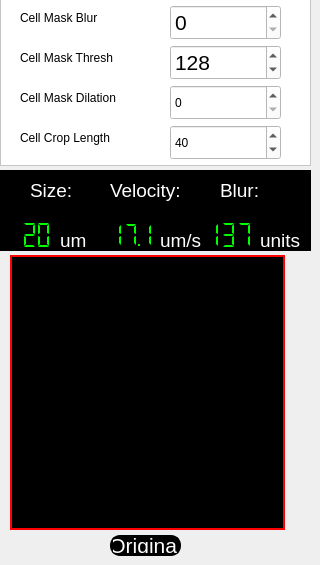
     <widget class="QWidget" name="tab_2">
      <attribute name="title">
       <string>Cell</string>
      </attribute>
      <widget class="QFrame" name="robotparamsframe_3">
       <property name="geometry">
        <rect>
         <x>0</x>
         <y>170</y>
         <width>311</width>
         <height>81</height>
        </rect>
       </property>
       <property name="styleSheet">
        <string notr="true"> color: rgb(255, 255, 255);
 background-color: rgb(0, 0, 0);
font-size: 14pt; font: Arial;</string>
       </property>
       <property name="frameShape">
        <enum>QFrame::StyledPanel</enum>
       </property>
       <property name="frameShadow">
        <enum>QFrame::Raised</enum>
       </property>
       <widget class="QLabel" name="robotsizelabel_3">
        <property name="geometry">
         <rect>
          <x>30</x>
          <y>10</y>
          <width>51</width>
          <height>20</height>
         </rect>
        </property>
        <property name="maximumSize">
         <size>
          <width>300</width>
          <height>50</height>
         </size>
        </property>
        <property name="text">
         <string>Size:   </string>
        </property>
       </widget>
       <widget class="QLabel" name="robotvelocitylabel_3">
        <property name="geometry">
         <rect>
          <x>110</x>
          <y>10</y>
          <width>81</width>
          <height>21</height>
         </rect>
        </property>
        <property name="maximumSize">
         <size>
          <width>300</width>
          <height>50</height>
         </size>
        </property>
        <property name="text">
         <string>Velocity: </string>
        </property>
       </widget>
       <widget class="QLabel" name="robotblurlabel_3">
        <property name="geometry">
         <rect>
          <x>220</x>
          <y>10</y>
          <width>51</width>
          <height>20</height>
         </rect>
        </property>
        <property name="maximumSize">
         <size>
          <width>16777215</width>
          <height>50</height>
         </size>
        </property>
        <property name="styleSheet">
         <string notr="true"/>
        </property>
        <property name="text">
         <string>Blur:</string>
        </property>
       </widget>
       <widget class="QLCDNumber" name="blurlcdnum_3">
        <property name="geometry">
         <rect>
          <x>200</x>
          <y>50</y>
          <width>61</width>
          <height>30</height>
         </rect>
        </property>
        <property name="styleSheet">
         <string notr="true">background-color: rgb(0,0,0); 
color: rgb(0,255,0);</string>
        </property>
        <property name="lineWidth">
         <number>0</number>
        </property>
        <property name="midLineWidth">
         <number>0</number>
        </property>
        <property name="smallDecimalPoint">
         <bool>true</bool>
        </property>
        <property name="digitCount">
         <number>3</number>
        </property>
        <property name="mode">
         <enum>QLCDNumber::Dec</enum>
        </property>
        <property name="segmentStyle">
         <enum>QLCDNumber::Flat</enum>
        </property>
        <property name="value" stdset="0">
         <double>137.000000000000000</double>
        </property>
       </widget>
       <widget class="QLabel" name="robotvelocityunitslabel_3">
        <property name="geometry">
         <rect>
          <x>160</x>
          <y>60</y>
          <width>41</width>
          <height>20</height>
         </rect>
        </property>
        <property name="maximumSize">
         <size>
          <width>300</width>
          <height>50</height>
         </size>
        </property>
        <property name="text">
         <string>um/s</string>
        </property>
       </widget>
       <widget class="QLabel" name="robotblurunitslabe_3">
        <property name="geometry">
         <rect>
          <x>260</x>
          <y>60</y>
          <width>41</width>
          <height>20</height>
         </rect>
        </property>
        <property name="maximumSize">
         <size>
          <width>300</width>
          <height>50</height>
         </size>
        </property>
        <property name="text">
         <string>units</string>
        </property>
       </widget>
       <widget class="QLCDNumber" name="sizelcdnum_3">
        <property name="geometry">
         <rect>
          <x>0</x>
          <y>50</y>
          <width>61</width>
          <height>30</height>
         </rect>
        </property>
        <property name="styleSheet">
         <string notr="true">background-color: rgb(0,0,0); 
color: rgb(0,255,0);</string>
        </property>
        <property name="lineWidth">
         <number>0</number>
        </property>
        <property name="midLineWidth">
         <number>0</number>
        </property>
        <property name="smallDecimalPoint">
         <bool>false</bool>
        </property>
        <property name="digitCount">
         <number>3</number>
        </property>
        <property name="mode">
         <enum>QLCDNumber::Dec</enum>
        </property>
        <property name="segmentStyle">
         <enum>QLCDNumber::Flat</enum>
        </property>
        <property name="value" stdset="0">
         <double>20.000000000000000</double>
        </property>
       </widget>
       <widget class="QLCDNumber" name="vellcdnum_3">
        <property name="geometry">
         <rect>
          <x>90</x>
          <y>50</y>
          <width>71</width>
          <height>30</height>
         </rect>
        </property>
        <property name="styleSheet">
         <string notr="true">background-color: rgb(0,0,0); 
color: rgb(0,255,0);</string>
        </property>
        <property name="lineWidth">
         <number>0</number>
        </property>
        <property name="midLineWidth">
         <number>0</number>
        </property>
        <property name="smallDecimalPoint">
         <bool>true</bool>
        </property>
        <property name="digitCount">
         <number>4</number>
        </property>
        <property name="mode">
         <enum>QLCDNumber::Dec</enum>
        </property>
        <property name="segmentStyle">
         <enum>QLCDNumber::Flat</enum>
        </property>
        <property name="value" stdset="0">
         <double>17.100000000000001</double>
        </property>
       </widget>
       <widget class="QLabel" name="robotsizeunitslabel_3">
        <property name="geometry">
         <rect>
          <x>60</x>
          <y>60</y>
          <width>31</width>
          <height>20</height>
         </rect>
        </property>
        <property name="maximumSize">
         <size>
          <width>300</width>
          <height>50</height>
         </size>
        </property>
        <property name="text">
         <string>um  </string>
        </property>
       </widget>
      </widget>
      <widget class="QLabel" name="CroppedVideoFeedLabel_3">
       <property name="geometry">
        <rect>
         <x>10</x>
         <y>255</y>
         <width>275</width>
         <height>275</height>
        </rect>
       </property>
       <property name="styleSheet">
        <string notr="true">background-color: rgb(0,0,0); border:2px solid rgb(255, 0, 0); </string>
       </property>
       <property name="text">
        <string/>
       </property>
      </widget>
      <widget class="QFrame" name="trackerparamsframe_3">
       <property name="geometry">
        <rect>
         <x>0</x>
         <y>-5</y>
         <width>311</width>
         <height>171</height>
        </rect>
       </property>
       <property name="styleSheet">
        <string notr="true"> color: rgb(0, 0, 0);
 background-color: rgb(255, 255, 255);
</string>
       </property>
       <property name="frameShape">
        <enum>QFrame::StyledPanel</enum>
       </property>
       <property name="frameShadow">
        <enum>QFrame::Raised</enum>
       </property>
       <widget class="QSpinBox" name="maskthreshbox_3">
        <property name="geometry">
         <rect>
          <x>170</x>
          <y>50</y>
          <width>111</width>
          <height>35</height>
         </rect>
        </property>
        <property name="font">
         <font>
          <pointsize>16</pointsize>
          <italic>false</italic>
          <bold>false</bold>
         </font>
        </property>
        <property name="styleSheet">
         <string notr="true"/>
        </property>
        <property name="maximum">
         <number>255</number>
        </property>
        <property name="singleStep">
         <number>10</number>
        </property>
        <property name="value">
         <number>128</number>
        </property>
       </widget>
       <widget class="QLabel" name="maskthreshlabel_3">
        <property name="geometry">
         <rect>
          <x>20</x>
          <y>50</y>
          <width>121</width>
          <height>25</height>
         </rect>
        </property>
        <property name="maximumSize">
         <size>
          <width>150</width>
          <height>25</height>
         </size>
        </property>
        <property name="text">
         <string>Cell Mask Thresh</string>
        </property>
       </widget>
       <widget class="QSpinBox" name="maskdilationbox_3">
        <property name="geometry">
         <rect>
          <x>170</x>
          <y>90</y>
          <width>111</width>
          <height>35</height>
         </rect>
        </property>
        <property name="maximum">
         <number>40</number>
        </property>
       </widget>
       <widget class="QLabel" name="maskdilationlabel_3">
        <property name="geometry">
         <rect>
          <x>20</x>
          <y>90</y>
          <width>131</width>
          <height>25</height>
         </rect>
        </property>
        <property name="maximumSize">
         <size>
          <width>150</width>
          <height>25</height>
         </size>
        </property>
        <property name="text">
         <string>Cell Mask Dilation</string>
        </property>
       </widget>
       <widget class="QSpinBox" name="croplengthbox_3">
        <property name="geometry">
         <rect>
          <x>170</x>
          <y>130</y>
          <width>111</width>
          <height>35</height>
         </rect>
        </property>
        <property name="minimum">
         <number>5</number>
        </property>
        <property name="maximum">
         <number>300</number>
        </property>
        <property name="singleStep">
         <number>5</number>
        </property>
        <property name="value">
         <number>40</number>
        </property>
        <property name="displayIntegerBase">
         <number>10</number>
        </property>
       </widget>
       <widget class="QLabel" name="croplengthlabel_3">
        <property name="geometry">
         <rect>
          <x>20</x>
          <y>130</y>
          <width>121</width>
          <height>25</height>
         </rect>
        </property>
        <property name="maximumSize">
         <size>
          <width>150</width>
          <height>25</height>
         </size>
        </property>
        <property name="text">
         <string>Cell Crop Length</string>
        </property>
       </widget>
       <widget class="QSpinBox" name="maskblurbox_3">
        <property name="geometry">
         <rect>
          <x>170</x>
          <y>10</y>
          <width>111</width>
          <height>35</height>
         </rect>
        </property>
        <property name="font">
         <font>
          <pointsize>16</pointsize>
          <italic>false</italic>
          <bold>false</bold>
         </font>
        </property>
        <property name="styleSheet">
         <string notr="true"/>
        </property>
        <property name="maximum">
         <number>40</number>
        </property>
        <property name="singleStep">
         <number>1</number>
        </property>
        <property name="value">
         <number>0</number>
        </property>
       </widget>
       <widget class="QLabel" name="maskblurlabel_3">
        <property name="geometry">
         <rect>
          <x>20</x>
          <y>10</y>
          <width>121</width>
          <height>25</height>
         </rect>
        </property>
        <property name="maximumSize">
         <size>
          <width>150</width>
          <height>25</height>
         </size>
        </property>
        <property name="text">
         <string>Cell Mask Blur</string>
        </property>
       </widget>
      </widget>
      <widget class="QPushButton" name="croppedmasktoggle_2">
       <property name="geometry">
        <rect>
         <x>110</x>
         <y>535</y>
         <width>71</width>
         <height>21</height>
        </rect>
       </property>
       <property name="maximumSize">
        <size>
         <width>300</width>
         <height>25</height>
        </size>
       </property>
       <property name="font">
        <font>
         <family>Arial</family>
         <pointsize>16</pointsize>
         <italic>false</italic>
         <bold>false</bold>
        </font>
       </property>
       <property name="styleSheet">
        <string notr="true">QPushButton {
                color: rgb(255, 255, 255);
                background-color: rgb(0, 0, 0);
                border-style: outset;
                border-width: 2px;
                border-radius: 10px;
                border-color: rgb(0, 0, 0);
                min-width: 1em;
                padding: 1px;
            }
            QPushButton:hover {
                background-color: rgb(100, 100, 100);
                color: rgb(255, 255, 255);
                border-style: inset;
			  border-color: rgb(0, 255, 0);
            }</string>
       </property>
       <property name="text">
        <string>Original</string>
       </property>
       <property name="checkable">
        <bool>true</bool>
       </property>
      </widget>
     </widget>
